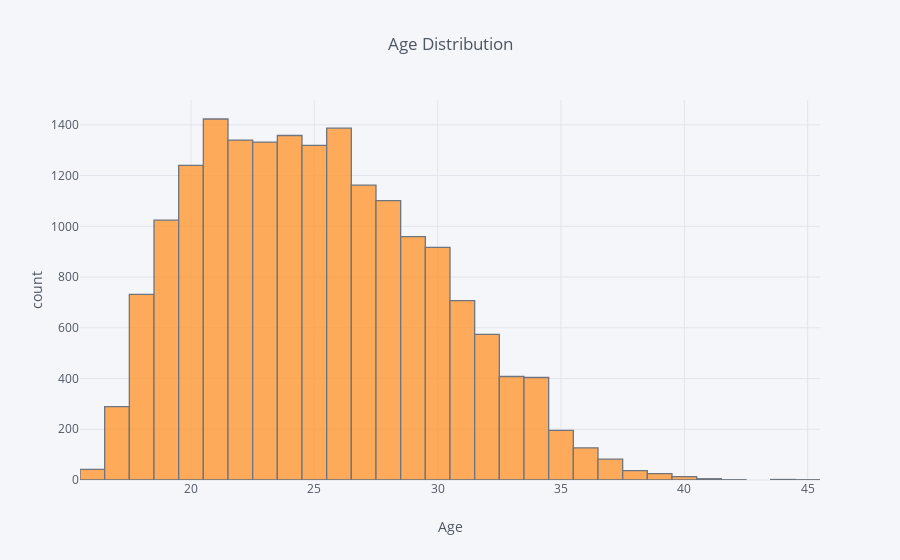

Notebook cell for this chart:
### Code cell
df['Age'].iplot(kind='hist', xTitle='Age', yTitle='count', title='Age Distribution')

### Figure 1 — Plotly figure (JSON) as saved in the notebook; plotly's stock layout.template omitted (floating-point values rounded to 4 significant figures; data arrays with more than 128 entries replaced by an {"elided": "..."} marker saying what was removed)
{"data": [{"histfunc": "count", "histnorm": "", "marker": {"color": "rgba(255, 153, 51, 1.0)", "line": {"color": "#4D5663", "width": 1.3}}, "name": "Age", "opacity": 0.8, "orientation": "v", "type": "histogram", "uid": "f78c5307-a2bb-4c89-becd-566b1070f2c8", "x": {"elided": "18207 int values"}}], "layout": {"barmode": "overlay", "legend": {"bgcolor": "#F5F6F9", "font": {"color": "#4D5663"}}, "paper_bgcolor": "#F5F6F9", "plot_bgcolor": "#F5F6F9", "title": {"font": {"color": "#4D5663"}, "text": "Age Distribution"}, "xaxis": {"gridcolor": "#E1E5ED", "showgrid": true, "tickfont": {"color": "#4D5663"}, "title": {"font": {"color": "#4D5663"}, "text": "Age"}, "zerolinecolor": "#E1E5ED"}, "yaxis": {"gridcolor": "#E1E5ED", "showgrid": true, "tickfont": {"color": "#4D5663"}, "title": {"font": {"color": "#4D5663"}, "text": "count"}, "zerolinecolor": "#E1E5ED"}}}
